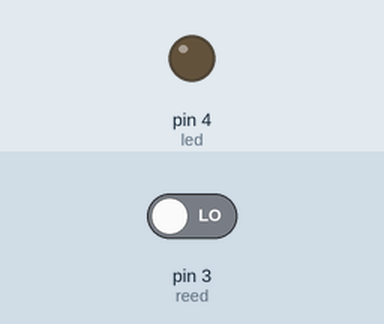
Recording of a sketch running on a simulated Arduino Uno, built with avr-gcc and run on an emulated ATmega328P. On the bench: output pins drawn as LEDs (lit = HIGH). Inputs (shaded band) come from the test bench; at power-on: pin 3 (reed) LOW. What the sketch prints to the serial monitor is not drawn.

Above: at 1.2 s.
1.3 s: pin 3 (reed) driven HIGH
At 2.1 s:
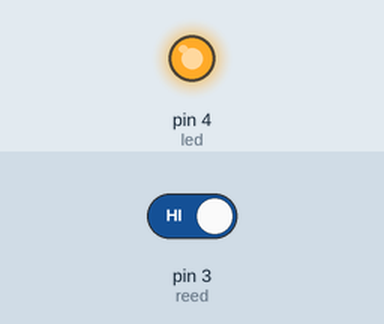
2.8 s: pin 3 (reed) driven LOW
At 3.3 s:
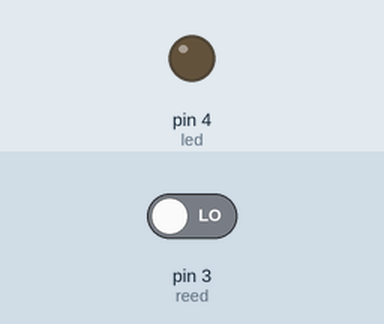
Timing chart, 0 to 5.8 s (numbered marks = the images above; inputs shaded):
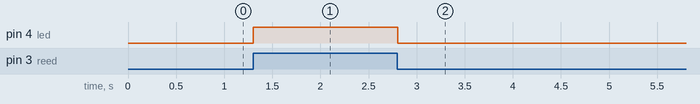

Measured:
- after the input at 1.3 s, pin 4 (led): LOW → HIGH at once
- after the input at 2.8 s, pin 4 (led): HIGH → LOW at once

The sketch:

ReedLed.ino
```cpp
int reed = 3;
int led = 4;

void setup() {
  pinMode(reed,INPUT);
  pinMode(led,OUTPUT);
  Serial.begin(9600);
}

void loop() {
  Serial.println(digitalRead(reed));
  if (digitalRead(reed) == HIGH){
    digitalWrite(led,HIGH);
  }else{
    digitalWrite(led,LOW);
  }
}
```
